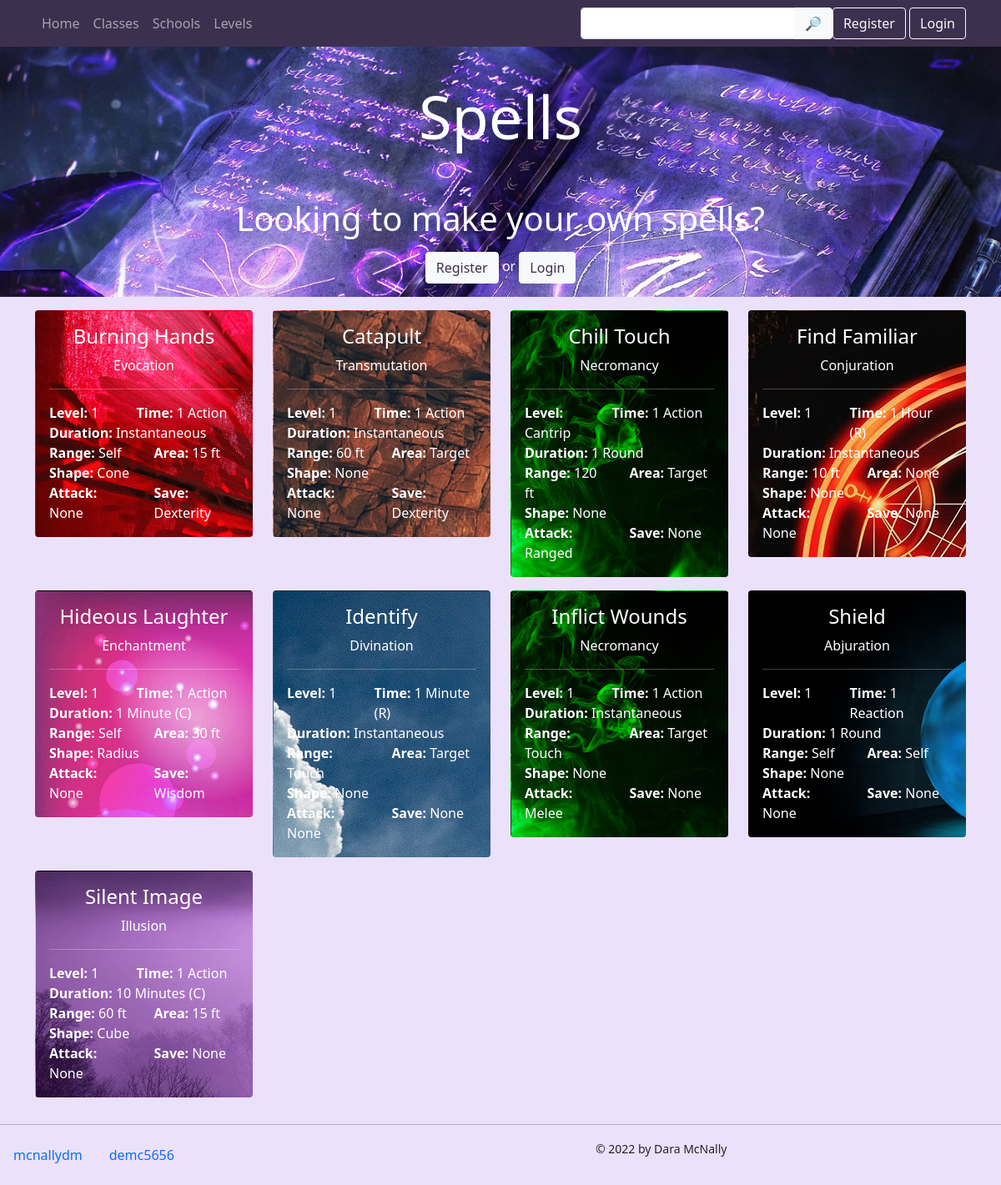
The page / on the database its author committed.
### app/models.py (models this page shows, shortened)
class Spell(models.Model):
    name = models.CharField(max_length=40)
    level = models.IntegerField(help_text = "Enter 0 for cantrips")
    school = models.ForeignKey(School, related_name="spell", on_delete=models.CASCADE)
    range = models.CharField(max_length=20, default="Touch")
    area = models.CharField(max_length=30, default="Target")
    AREA_TYPES = [
        ("None", "None"),
        ("Radius", "Radius"),
        ("Cube", "Cube"),
        ("Sphere", "Sphere"),
        ("Cylinder", "Cylinder"),
        ("Cone", "Cone")
        ]
    area_shape = models.CharField(max_length=20, choices=AREA_TYPES, default="None")
    ATTACK_TYPES = [
        ("None", "None"),
        ("Melee", "Melee Spell Attack"),
        ("Ranged", "Ranged Spell Attack")
    ]
    SAVE_TYPES = [
        ("None", "None"),
        ("Dexterity", "Dexterity Save"),
        ("Strength", "Strength Save"),
        ("Constitution", "Constitution Save"),
        ("Intelligence", "Intelligence Save"),
        ("Wisdom", "Wisdom Save"),
        ("Charisma", "Charisma Save")
    ]
    attack = models.CharField(max_length=30, choices=ATTACK_TYPES, default="None")
    saving_throw = models.CharField(max_length=30, choices=SAVE_TYPES, default="None")
    casting_time = models.CharField(max_length=20, default="None")
    ritual = models.BooleanField(default=False)
    duration = models.CharField(max_length=20, default="None")
    concentration = models.BooleanField()
    components = models.ManyToManyField(Component, related_name="spell", blank=True)
    materials = models.CharField(max_length=100, default="None")
    damage_type = models.ManyToManyField(DamageType, related_name="spell", blank=True)
    effects = models.ManyToManyField(Effect, blank=True)
    description = models.TextField(max_length=4000, default="No description provided.")
    upcasting = models.TextField(max_length=1000, default="No additional effects when upcast.")
    char_class = models.ManyToManyField(CharacterClass, related_name="spell", blank=True)
    creator = models.ForeignKey(Profile, related_name="created_spells", blank=True, on_delete=models.CASCADE)

class School(models.Model):
    name = models.CharField(max_length=30, blank=True)

### app/views.py (the view)
# urls.py: path('', views.index, name="index"),
def index(request):
    og = Profile.objects.get(id=1)
    spells = Spell.objects.filter(creator=og)
    results = spells.order_by('name')
    faves=[]
    try:
        curr_user = Profile.objects.get(user=request.user)
        faves = Rating.objects.filter(player=curr_user).filter(favorite=True)
    except:
        pass
    return render(request, 'index.html', {
        "v_spells" : results,
        "v_faves": faves,
        "v_classes" : CharacterClass.objects.all().order_by('name'),
        "v_schools" : School.objects.all(),
        "v_levels" : [0, 1, 2, 3, 4, 5, 6, 7, 8, 9]
    })

### app/templates/index.html (shortened to what this page needs)
{% extends "base.html" %}
{% block content %}
    <div class="row">
        {% for spell in v_spells %}
            <div class="col-md-6 col-lg-3">
                <div class="card mb-3"
                    {% if spell.school.name != "" %}
                        style="border-color: transparent; background-image: url( '/static/img/{{spell.school.name}}.jpg' ); color: white;"
                    {% else %}
                        style="color: black;"
                    {% endif %}
                >
                    <div class="card-body">
                        <a href="{% url 'spell_detail' spell.id spell.name %}" style="text-decoration: none;">
                            <h4 class="card-title text-center"
                            {% if spell.school.name != "" %}
                                style="color: white;"
                            {% else %}
                            style="color: black;"
                            {% endif %}
                            >{{spell.name}}</h4>
                        </a>
                        <div class="text-center">{{ spell.school.name }}</div>
                        <hr>
                        <div class="card-text">
                            <div class="row">
                                <div class="col-5">
                                    <strong>Level: </strong>
                                    {% if spell.level == 0 %}
                                        Cantrip
                                    {% else %}
                                        {{spell.level}}
                                    {% endif %}
                                </div>
                                <div class="col-7"><strong>Time: </strong>{{spell.casting_time}}
                                    {% if spell.ritual %}
                                        (R)
                                    {% endif %}
                                </div>
                                <div class="col-12"><strong>Duration: </strong>{{spell.duration}}
                                    {% if spell.concentration %}
                                        (C)
                                    {% endif %}
                                </div>
                                <div class="col-6"><strong>Range: </strong>{{spell.range}}</div>
                                <div class="col-6"><strong>Area: </strong>{{spell.area}}</div>
                                <div class="col-12"><strong>Shape: </strong>{{spell.area_shape}}</div>
                                <div class="col-6"><strong>Attack: </strong>{{spell.attack}}</div>
                                <div class="col-6"><strong>Save: </strong>{{spell.saving_throw}}</div>
                            </div>
                        </div>
                    </div>
                </div>
            </div>
        {% endfor %}
    </div>
{% endblock %}

### app/static/css/custom.css (style rules this page uses)
.dark-bg { background-color: #ece1fa; }
.card { border-color: transparent; }

### app/templates/base.html (style rules this page uses)
body { position: relative; }

### rows shown on the page
Spell: school.name (picture), name "Burning Hands", school.name "Evocation", level "1", casting_time "1 Action", duration "Instantaneous", range "Self", area "15 ft", area_shape "Cone", attack "None", saving_throw "Dexterity"
Spell: school.name (picture), name "Catapult", school.name "Transmutation", level "1", casting_time "1 Action", duration "Instantaneous", range "60 ft", area "Target", area_shape "None", attack "None", saving_throw "Dexterity"
Spell: school.name (picture), name "Chill Touch", school.name "Necromancy", level "Cantrip", casting_time "1 Action", duration "1 Round", range "120 ft", area "Target", area_shape "None", attack "Ranged", saving_throw "None"
Spell: school.name (picture), name "Find Familiar", school.name "Conjuration", level "1", casting_time "1 Hour", ritual "(R)", duration "Instantaneous", range "10 ft", area "None", area_shape "None", attack "None", saving_throw "None"
Spell: school.name (picture), name "Hideous Laughter", school.name "Enchantment", level "1", casting_time "1 Action", duration "1 Minute", concentration "(C)", range "Self", area "30 ft", area_shape "Radius", attack "None", saving_throw "Wisdom"
Spell: school.name (picture), name "Identify", school.name "Divination", level "1", casting_time "1 Minute", ritual "(R)", duration "Instantaneous", range "Touch", area "Target", area_shape "None", attack "None", saving_throw "None"
Spell: school.name (picture), name "Inflict Wounds", school.name "Necromancy", level "1", casting_time "1 Action", duration "Instantaneous", range "Touch", area "Target", area_shape "None", attack "Melee", saving_throw "None"
Spell: school.name (picture), name "Shield", school.name "Abjuration", level "1", casting_time "1 Reaction", duration "1 Round", range "Self", area "Self", area_shape "None", attack "None", saving_throw "None"
Spell: school.name (picture), name "Silent Image", school.name "Illusion", level "1", casting_time "1 Action", duration "10 Minutes", concentration "(C)", range "60 ft", area "15 ft", area_shape "Cube", attack "None", saving_throw "None"
